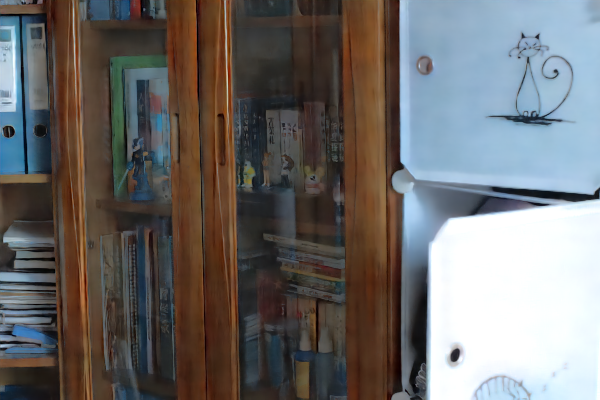
#> input picture traj_lol/01_step.png, 600 x 400 px
$ python debug_diff.py traj_lol/00_lq.png traj_lol/01_step.png
#> lines starting #> are read from the running program, lines starting #| are printed output that depends on the picture
"""比较 eval 保存图和 debug 输出图的像素差异"""
from PIL import Image
import numpy as np
import sys

eval_path = sys.argv[1] if len(sys.argv) > 1 else "runs/eval_e2e_large_lol/samples/sample_000.png"
debug_path = sys.argv[2] if len(sys.argv) > 2 else "a_fwd.png"

a = np.array(Image.open(debug_path)).astype(float)
b = np.array(Image.open(eval_path)).astype(float)
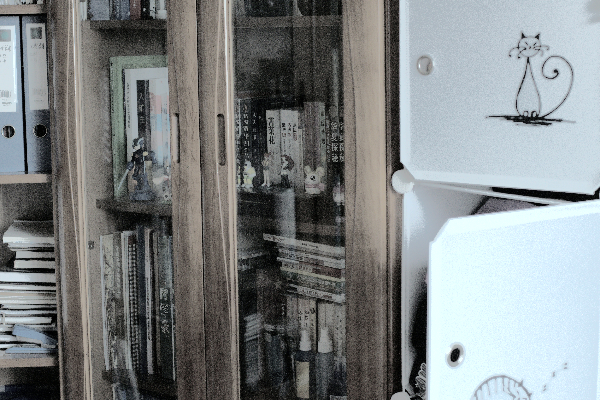
#> input picture traj_lol/00_lq.png, 600 x 400 px
diff = np.abs(a - b)
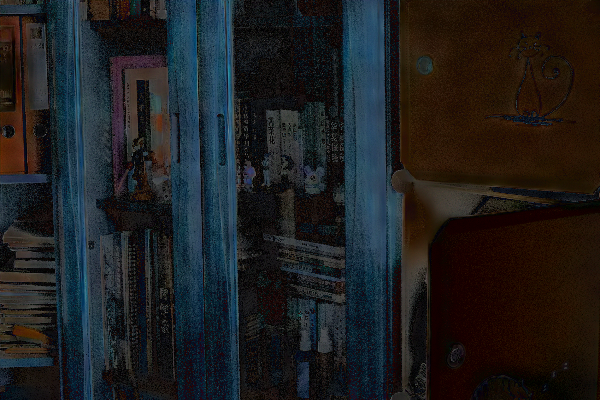
#> diff: shape (400, 600, 3) float64; mean R, G, B 30.5, 30.9, 31.9
print(f"max diff: {diff.max():.2f}, mean diff: {diff.mean():.4f} (range 0-255)")
#| max diff: 162.00, mean diff: 31.0943 (range 0-255)
